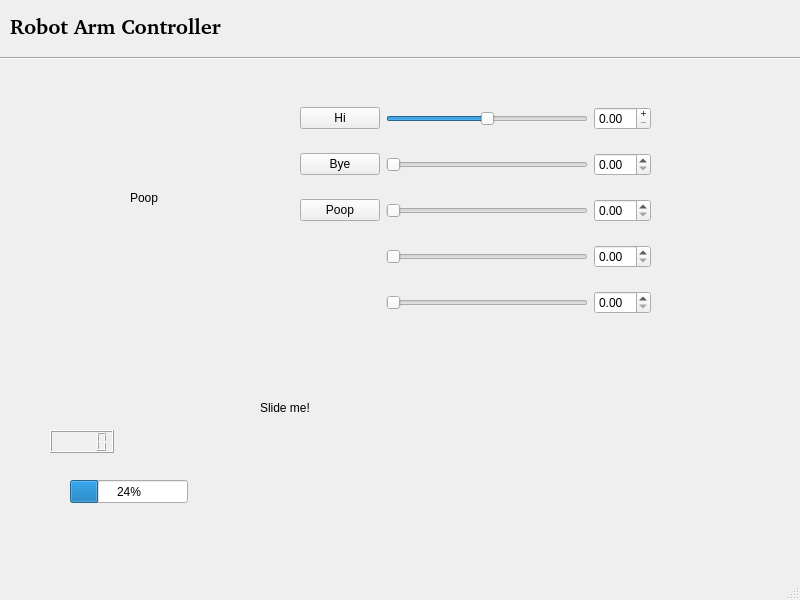
<?xml version="1.0" encoding="UTF-8"?>
<ui version="4.0">
 <class>MainWindow</class>
 <widget class="QMainWindow" name="MainWindow">
  <property name="geometry">
   <rect>
    <x>0</x>
    <y>0</y>
    <width>800</width>
    <height>600</height>
   </rect>
  </property>
  <property name="windowTitle">
   <string>MainWindow</string>
  </property>
  <widget class="QWidget" name="centralwidget">
   <widget class="QLabel" name="titleLabel">
    <property name="geometry">
     <rect>
      <x>10</x>
      <y>10</y>
      <width>211</width>
      <height>31</height>
     </rect>
    </property>
    <property name="font">
     <font>
      <family>Piboto [Goog]</family>
      <pointsize>16</pointsize>
      <bold>true</bold>
     </font>
    </property>
    <property name="text">
     <string>Robot Arm Controller</string>
    </property>
   </widget>
   <widget class="Line" name="line">
    <property name="geometry">
     <rect>
      <x>0</x>
      <y>50</y>
      <width>801</width>
      <height>16</height>
     </rect>
    </property>
    <property name="orientation">
     <enum>Qt::Horizontal</enum>
    </property>
   </widget>
   <widget class="QLabel" name="J1FeedbackLabel">
    <property name="geometry">
     <rect>
      <x>260</x>
      <y>400</y>
      <width>71</width>
      <height>16</height>
     </rect>
    </property>
    <property name="text">
     <string>Slide me!</string>
    </property>
   </widget>
   <widget class="QLabel" name="statusLabel">
    <property name="geometry">
     <rect>
      <x>130</x>
      <y>190</y>
      <width>111</width>
      <height>16</height>
     </rect>
    </property>
    <property name="text">
     <string>Poop</string>
    </property>
   </widget>
   <widget class="QLCDNumber" name="lcdNumber">
    <property name="geometry">
     <rect>
      <x>50</x>
      <y>430</y>
      <width>64</width>
      <height>23</height>
     </rect>
    </property>
   </widget>
   <widget class="QProgressBar" name="progressBar">
    <property name="geometry">
     <rect>
      <x>70</x>
      <y>480</y>
      <width>118</width>
      <height>23</height>
     </rect>
    </property>
    <property name="value">
     <number>24</number>
    </property>
   </widget>
   <widget class="QWidget" name="gridLayoutWidget">
    <property name="geometry">
     <rect>
      <x>300</x>
      <y>90</y>
      <width>351</width>
      <height>241</height>
     </rect>
    </property>
    <layout class="QGridLayout" name="gridLayout">
     <item row="1" column="2">
      <widget class="QDoubleSpinBox" name="doubleSpinBox_2"/>
     </item>
     <item row="2" column="1">
      <widget class="QSlider" name="horizontalSlider_3">
       <property name="orientation">
        <enum>Qt::Horizontal</enum>
       </property>
      </widget>
     </item>
     <item row="3" column="2">
      <widget class="QDoubleSpinBox" name="doubleSpinBox_4"/>
     </item>
     <item row="4" column="2">
      <widget class="QDoubleSpinBox" name="doubleSpinBox_5"/>
     </item>
     <item row="0" column="2">
      <widget class="QDoubleSpinBox" name="J1SpinBox">
       <property name="readOnly">
        <bool>false</bool>
       </property>
       <property name="buttonSymbols">
        <enum>QAbstractSpinBox::PlusMinus</enum>
       </property>
      </widget>
     </item>
     <item row="2" column="0">
      <widget class="QPushButton" name="pushButton_3">
       <property name="text">
        <string>Poop</string>
       </property>
      </widget>
     </item>
     <item row="2" column="2">
      <widget class="QDoubleSpinBox" name="doubleSpinBox_3"/>
     </item>
     <item row="0" column="0">
      <widget class="QPushButton" name="pushButton">
       <property name="text">
        <string>Hi</string>
       </property>
       <property name="icon">
        <iconset theme="computer">
         <normaloff>.</normaloff>.</iconset>
       </property>
       <property name="checkable">
        <bool>false</bool>
       </property>
       <property name="flat">
        <bool>false</bool>
       </property>
      </widget>
     </item>
     <item row="3" column="1">
      <widget class="QSlider" name="horizontalSlider_4">
       <property name="orientation">
        <enum>Qt::Horizontal</enum>
       </property>
      </widget>
     </item>
     <item row="1" column="1">
      <widget class="QSlider" name="horizontalSlider_2">
       <property name="orientation">
        <enum>Qt::Horizontal</enum>
       </property>
      </widget>
     </item>
     <item row="4" column="1">
      <widget class="QSlider" name="horizontalSlider_5">
       <property name="orientation">
        <enum>Qt::Horizontal</enum>
       </property>
      </widget>
     </item>
     <item row="1" column="0">
      <widget class="QPushButton" name="pushButton_2">
       <property name="text">
        <string>Bye</string>
       </property>
      </widget>
     </item>
     <item row="0" column="1">
      <widget class="QSlider" name="J1Slider">
       <property name="pageStep">
        <number>0</number>
       </property>
       <property name="sliderPosition">
        <number>50</number>
       </property>
       <property name="tracking">
        <bool>true</bool>
       </property>
       <property name="orientation">
        <enum>Qt::Horizontal</enum>
       </property>
      </widget>
     </item>
    </layout>
   </widget>
  </widget>
  <widget class="QMenuBar" name="menubar">
   <property name="geometry">
    <rect>
     <x>0</x>
     <y>0</y>
     <width>800</width>
     <height>19</height>
    </rect>
   </property>
  </widget>
  <widget class="QStatusBar" name="statusbar"/>
 </widget>
 <resources/>
 <connections/>
</ui>
